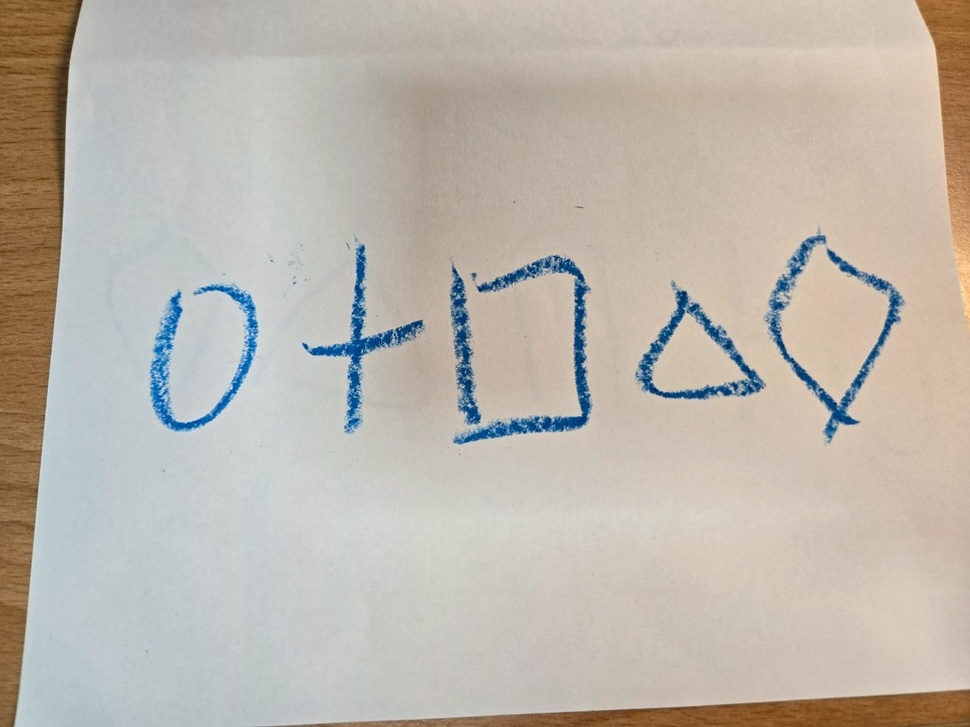
#> input picture summer_vacation/circle/raw/116_1.jpg, 970 x 727 px, shrunk from 1280 x 960 before the run; its folder holds only this picture in this run
$ python more.py
#> lines starting #> are read from the running program, lines starting #| are printed output that depends on the picture
import os
from PIL import Image

raw_dir = "raw"
output_dir = "raw"

for idx, filename in enumerate(sorted(os.listdir(raw_dir)), 1):
    if filename.lower().endswith((".jpg", ".jpeg", ".png", ".bmp", ".gif")):
        img_path = os.path.join(raw_dir, filename)
        img = Image.open(img_path)
#> img is the input picture: PIL image 970x727 RGB; mean R, G, B 189.1, 182.4, 173

        # 如果圖片是 RGBA 模式，轉換為 RGB 模式
        if img.mode == "RGBA":
            img = img.convert("RGB")

        # 上下翻轉
        img_flip_ud = img.transpose(Image.FLIP_TOP_BOTTOM)
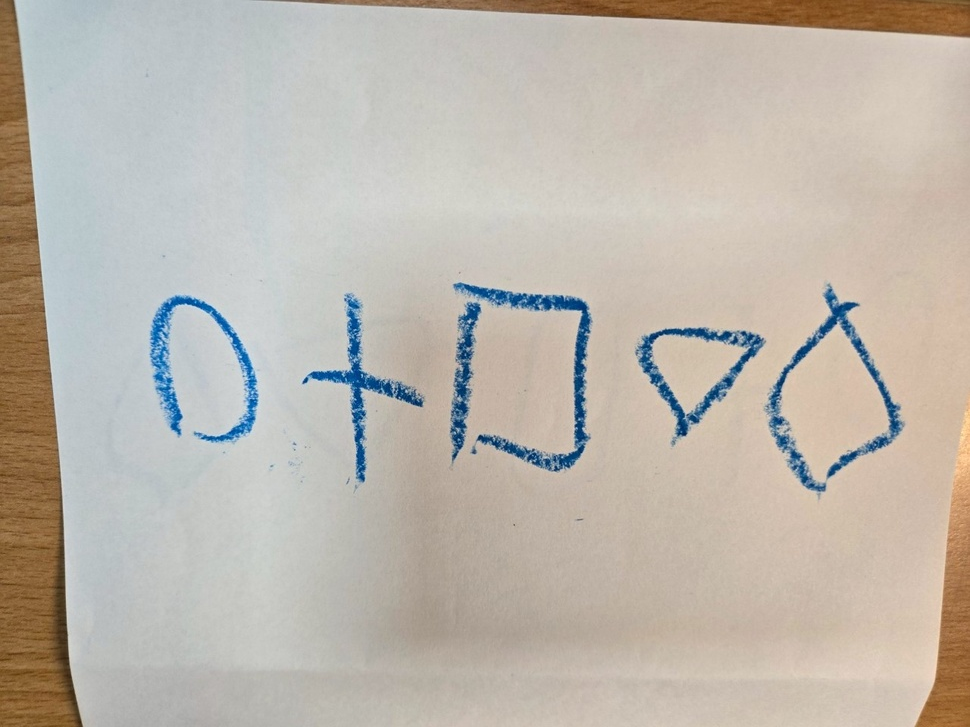
#> img_flip_ud: PIL image 970x727 RGB; mean R, G, B 189.1, 182.4, 173
        img_flip_ud.save(os.path.join(output_dir, f"{idx}_2.jpg"))

        # 左右翻轉
        img_flip_lr = img.transpose(Image.FLIP_LEFT_RIGHT)
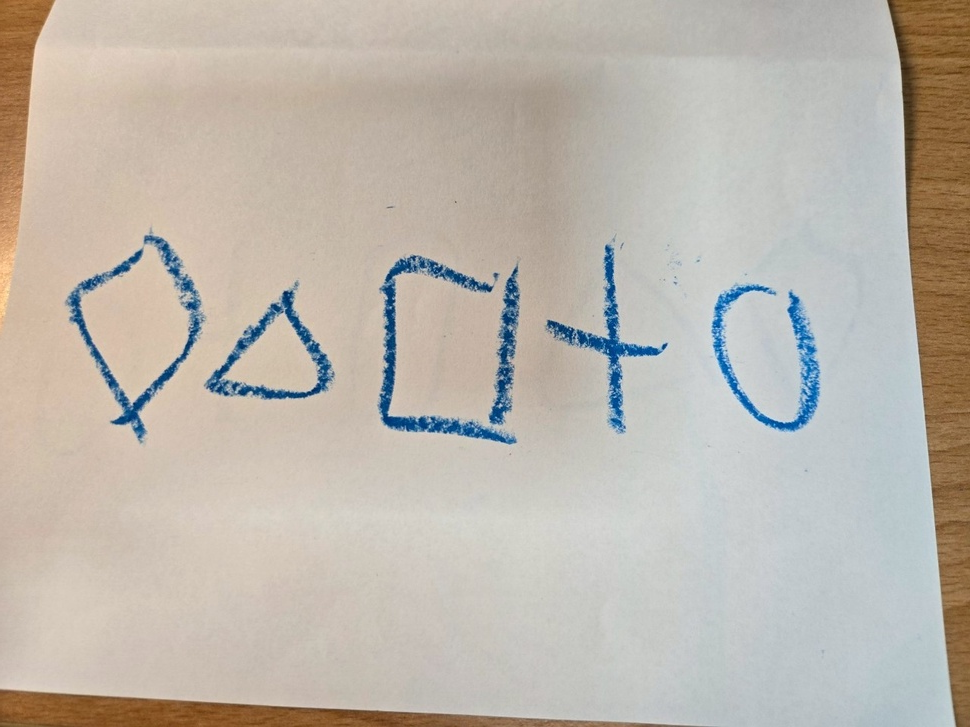
#> img_flip_lr: PIL image 970x727 RGB; mean R, G, B 189.1, 182.4, 173
        img_flip_lr.save(os.path.join(output_dir, f"{idx}_3.jpg"))

$ run again, on summer_vacation/circle/raw/276_1.jpg
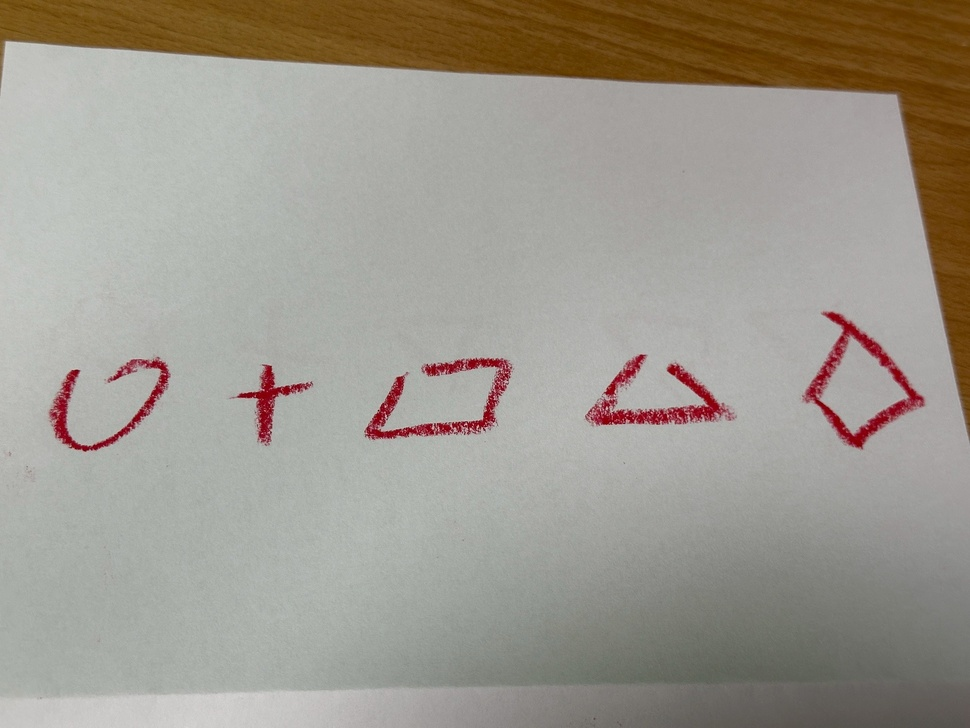
#> input picture summer_vacation/circle/raw/276_1.jpg, 970 x 728 px, shrunk from 2364 x 1774 before the run
#> img is the input picture: PIL image 970x728 RGB; mean R, G, B 157.9, 152.7, 142.8
#> `img_flip_ud = img.transpose(Image.FLIP_TOP_BOTTOM)`:
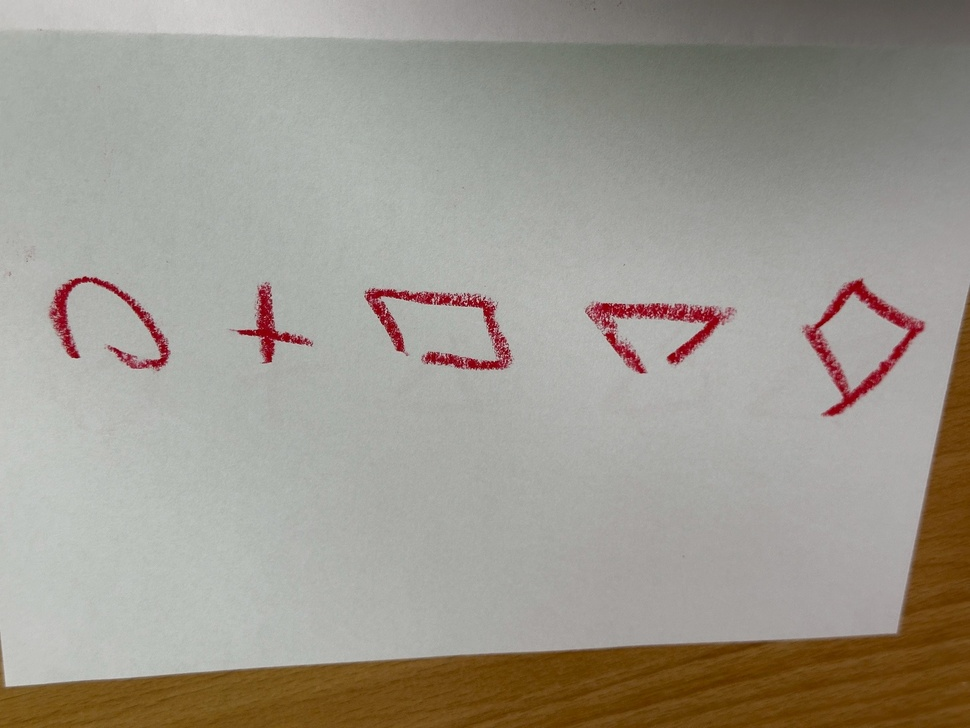
#> img_flip_ud: PIL image 970x728 RGB; mean R, G, B 157.9, 152.7, 142.8
#> `img_flip_lr = img.transpose(Image.FLIP_LEFT_RIGHT)`:
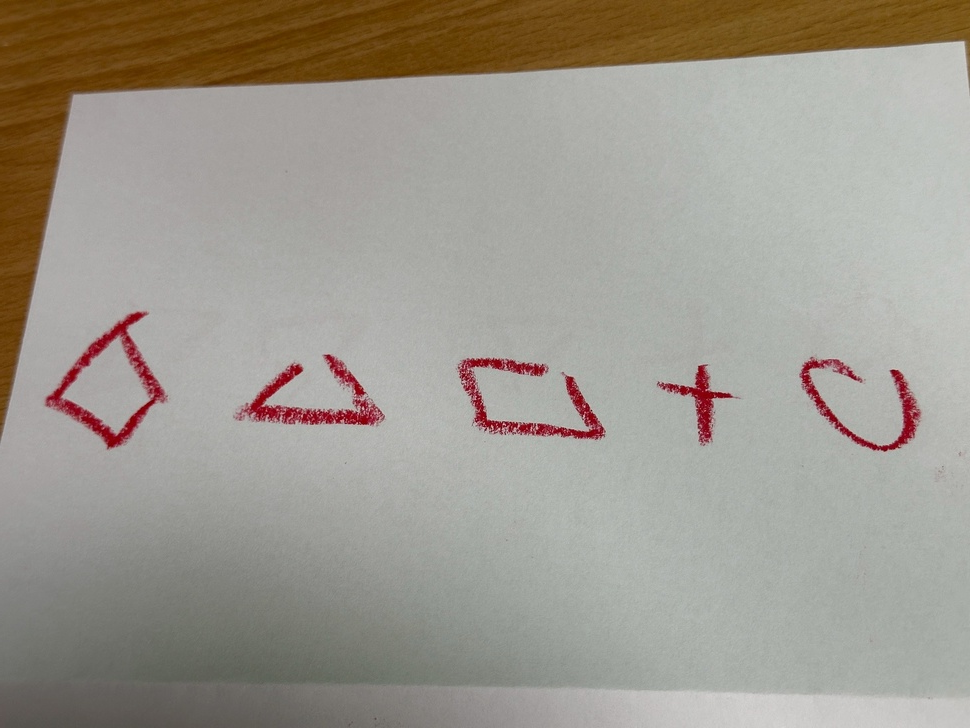
#> img_flip_lr: PIL image 970x728 RGB; mean R, G, B 157.9, 152.7, 142.8

$ run again, on summer_vacation/circle/raw/306_1.jpg
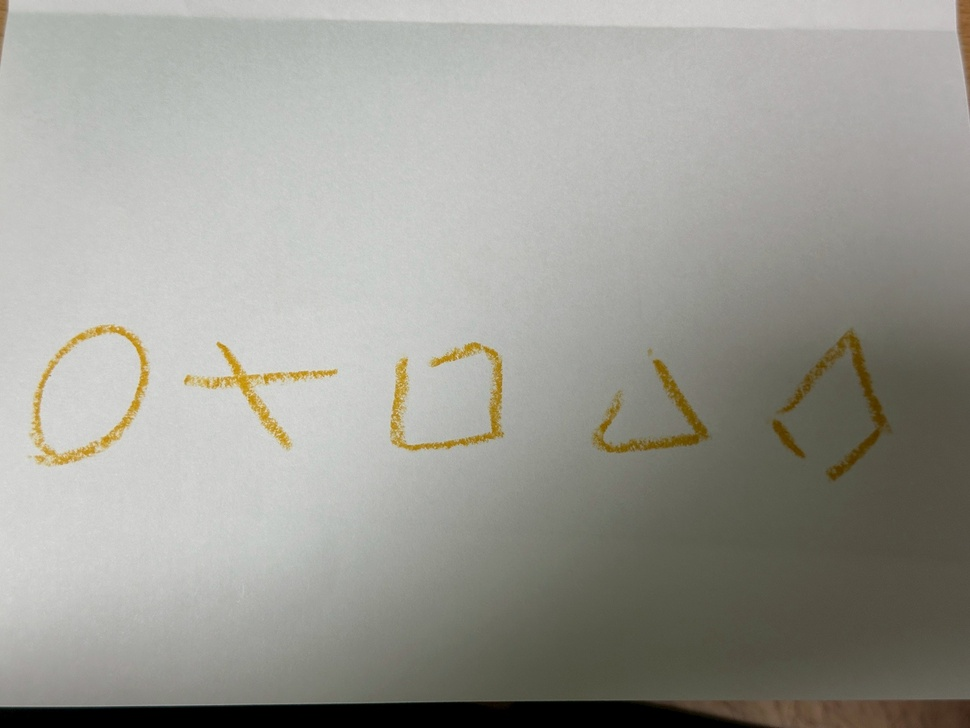
#> input picture summer_vacation/circle/raw/306_1.jpg, 970 x 728 px, shrunk from 2364 x 1774 before the run
#> img is the input picture: PIL image 970x728 RGB; mean R, G, B 157, 156.4, 149.3
#> `img_flip_ud = img.transpose(Image.FLIP_TOP_BOTTOM)`:
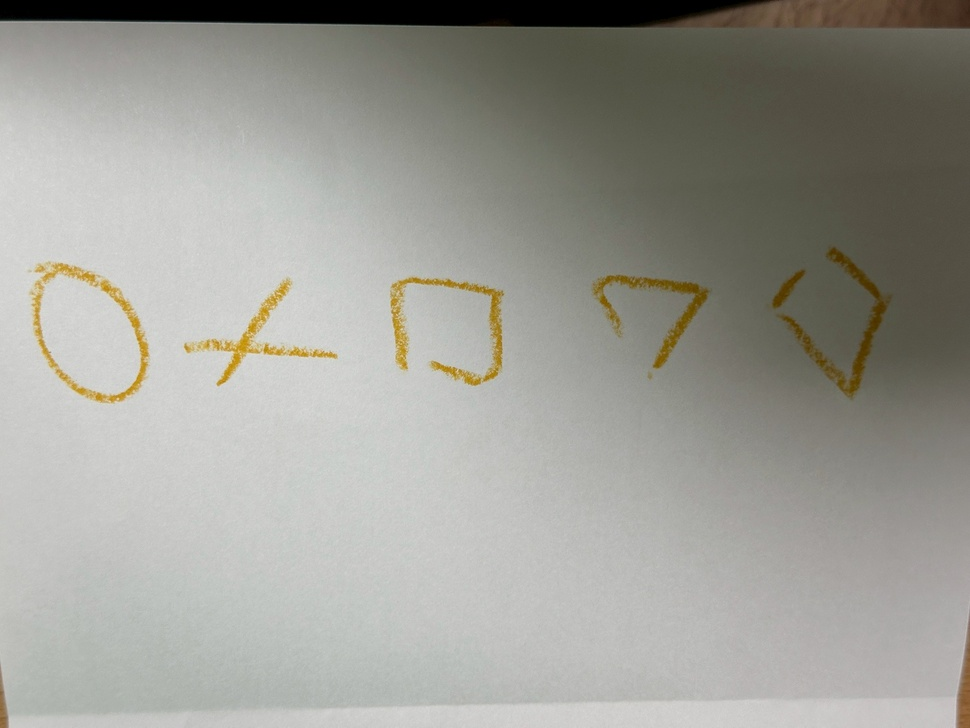
#> img_flip_ud: PIL image 970x728 RGB; mean R, G, B 157, 156.4, 149.3
#> `img_flip_lr = img.transpose(Image.FLIP_LEFT_RIGHT)`:
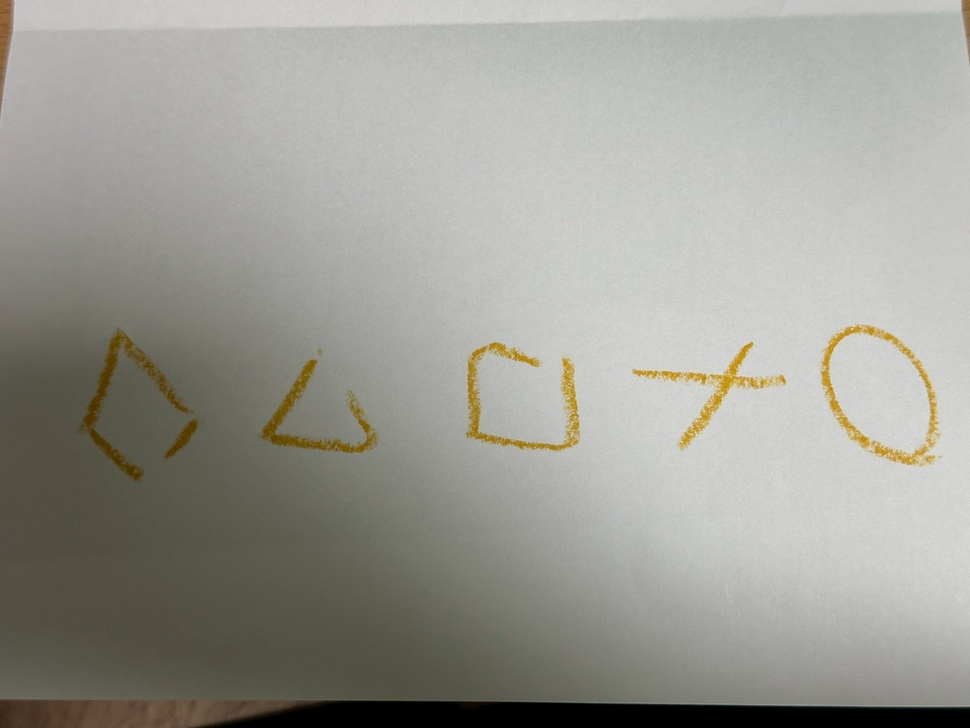
#> img_flip_lr: PIL image 970x728 RGB; mean R, G, B 157, 156.4, 149.3

$ run again, on summer_vacation/circle/raw/390_1.jpg
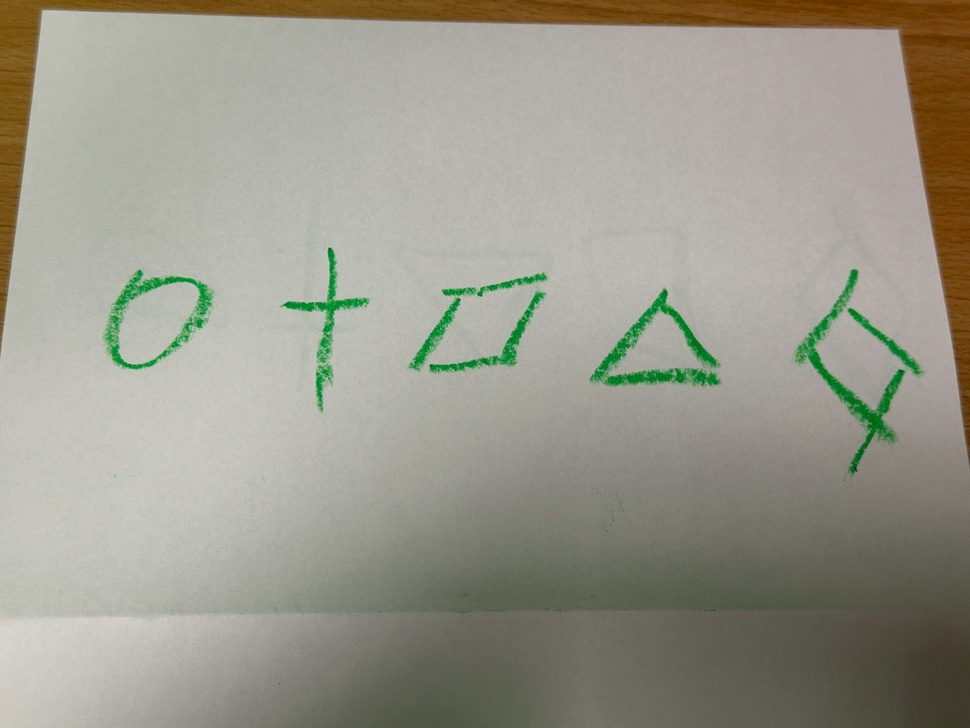
#> input picture summer_vacation/circle/raw/390_1.jpg, 970 x 728 px, shrunk from 2364 x 1774 before the run
#> img is the input picture: PIL image 970x728 RGB; mean R, G, B 154.5, 153.1, 140.2
#> `img_flip_ud = img.transpose(Image.FLIP_TOP_BOTTOM)`:
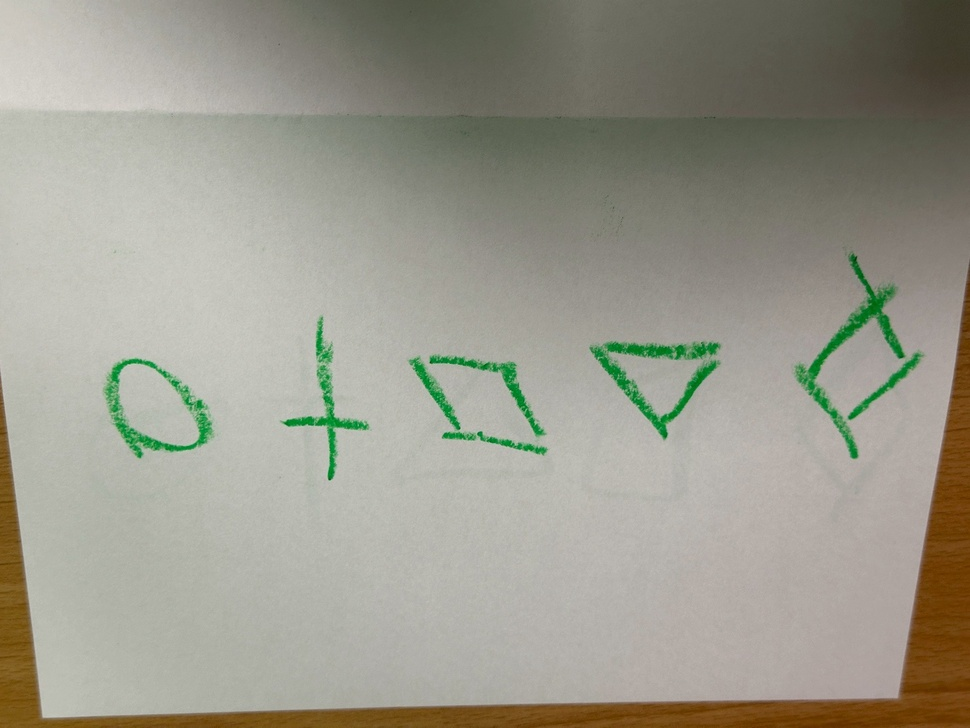
#> img_flip_ud: PIL image 970x728 RGB; mean R, G, B 154.5, 153.1, 140.2
#> `img_flip_lr = img.transpose(Image.FLIP_LEFT_RIGHT)`:
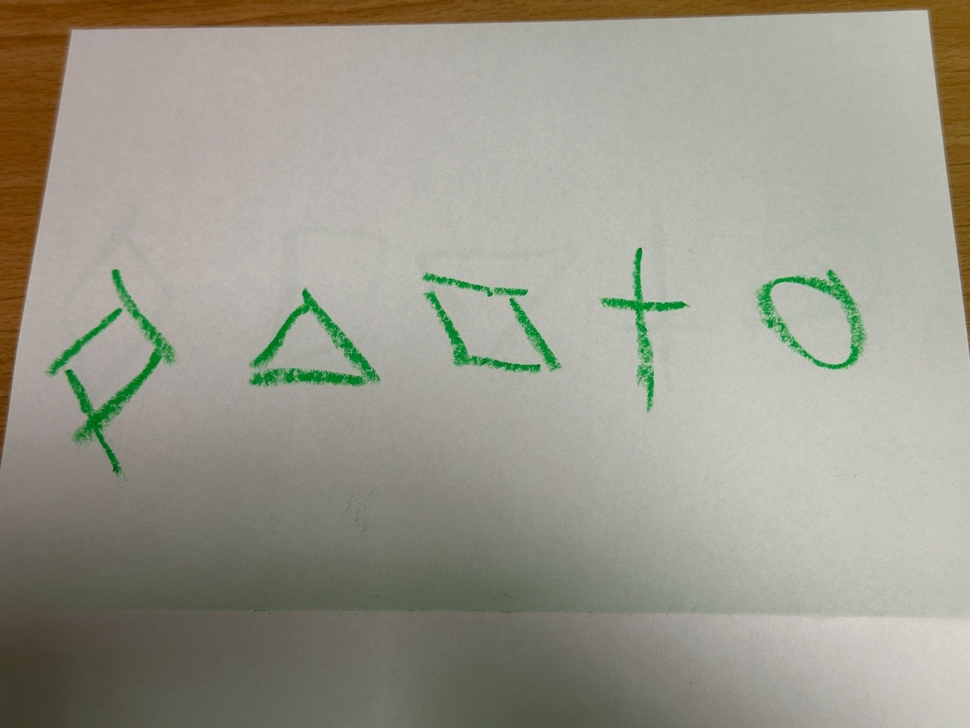
#> img_flip_lr: PIL image 970x728 RGB; mean R, G, B 154.5, 153.1, 140.2
